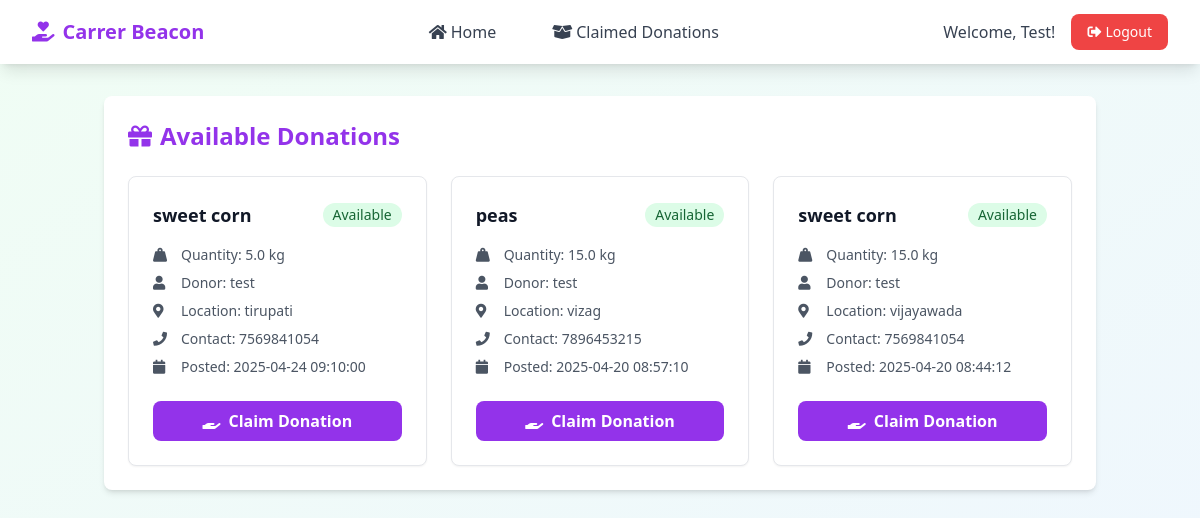
Page /charitydash (signed in) on the committed database.
### tables this page shows
CREATE TABLE charities (
            id INTEGER PRIMARY KEY AUTOINCREMENT,
            name TEXT NOT NULL,
            email TEXT NOT NULL UNIQUE,
            password TEXT NOT NULL
        );

CREATE TABLE donations (
        id INTEGER PRIMARY KEY AUTOINCREMENT,
        item_name TEXT NOT NULL,
        quantity REAL NOT NULL,
        vendor_address TEXT NOT NULL,
        vendor_phone TEXT NOT NULL,
        vendor_id INTEGER NOT NULL,
        created_at TIMESTAMP DEFAULT CURRENT_TIMESTAMP,
        status TEXT DEFAULT 'available',
        FOREIGN KEY (vendor_id) REFERENCES vendors(id)
    );

CREATE TABLE vendors (
            id INTEGER PRIMARY KEY AUTOINCREMENT,
            name TEXT NOT NULL,
            email TEXT NOT NULL UNIQUE,
            password TEXT NOT NULL
        );

### app.py (the view)
@app.route('/charitydash')
def charity_dashboard():
    if 'charity_id' not in session:
        flash('Please login as a charity first', 'error')
        return redirect(url_for('Charitylogin'))
    donations = get_available_donations()
    charity = get_charity_by_id(session['charity_id'])
    return render_template('charitydash.html', donations=donations, charity_name=charity[1])

### models.py (called while the page is built)
def get_charity_by_id(charity_id):
    conn = sqlite3.connect('data.db')
    cursor = conn.cursor()
    cursor.execute('SELECT * FROM charities WHERE id = ?', (charity_id,))
    charity = cursor.fetchone()
    conn.close()
    return charity

def get_available_donations():
    conn = sqlite3.connect('data.db')
    cursor = conn.cursor()
    cursor.execute('''
        SELECT
            d.id,
            d.item_name,
            d.quantity,
            d.vendor_address,
            d.vendor_phone,
            datetime(d.created_at) as formatted_date,
            v.name as vendor_name
        FROM donations d
        JOIN vendors v ON d.vendor_id = v.id
        WHERE d.status = 'available'
        ORDER BY d.created_at DESC
    ''')
    donations = cursor.fetchall()
    conn.close()
    return donations

### templates/charitydash.html (shortened to what this page needs)
{% extends 'base.html' %}
{% block content %}
<div class="min-h-screen bg-gradient-to-br from-green-50 to-blue-50">
    <nav class="bg-white shadow-lg">
        <div class="max-w-7xl mx-auto px-4 sm:px-6 lg:px-8">
            <div class="flex justify-between h-16">
                <div class="flex items-center">
                    <a href="/charitydash" class="text-xl font-bold text-purple-600">
                        <i class="fas fa-hand-holding-heart mr-2"></i>Carrer Beacon
                    </a>
                </div>
                <div class="hidden md:flex items-center space-x-8">
                    <a href="/charitydash" class="text-gray-700 hover:text-purple-600 px-3 py-2 rounded-md font-medium">
                        <i class="fas fa-home mr-1"></i>Home
                    </a>
                    <a href="/charity/claimed" class="text-gray-700 hover:text-purple-600 px-3 py-2 rounded-md font-medium">
                        <i class="fas fa-box-open mr-1"></i>Claimed Donations
                    </a>
                </div>
                <div class="flex items-center">
                    <span class="text-gray-700 mr-4">Welcome, {{ charity_name }}!</span>
                    <a href="/logout" class="bg-red-500 hover:bg-red-600 text-white px-4 py-2 rounded-lg text-sm font-medium">
                        <i class="fas fa-sign-out-alt mr-1"></i>Logout
                    </a>
                </div>
            </div>
        </div>
    </nav>
    <div class="container mx-auto px-4 py-8">
        <div class="bg-white rounded-lg shadow-md p-6 mb-8">
            <h2 class="text-2xl font-bold text-purple-600 mb-6">
                <i class="fas fa-gift mr-2"></i>Available Donations
            </h2>
            <div class="grid grid-cols-1 md:grid-cols-2 lg:grid-cols-3 gap-6">
                {% for donation in donations %}
                <div class="bg-white rounded-lg border border-gray-200 shadow-sm hover:shadow-md transition-shadow">
                    <div class="p-6">
                        <div class="flex items-center justify-between mb-4">
                            <h3 class="text-lg font-semibold text-gray-900">{{ donation[1] }}</h3>
                            <span class="px-2.5 py-0.5 text-sm font-medium rounded-full bg-green-100 text-green-800">
                                Available
                            </span>
                        </div>
                        <div class="space-y-2 text-sm text-gray-600">
                            <p class="flex items-center">
                                <i class="fas fa-weight-hanging w-5 mr-2"></i>
                                Quantity: {{ donation[2] }} kg
                            </p>
                            <p class="flex items-center">
                                <i class="fas fa-user w-5 mr-2"></i>
                                Donor: {{ donation[6] }}
                            </p>
                            <p class="flex items-center">
                                <i class="fas fa-map-marker-alt w-5 mr-2"></i>
                                Location: {{ donation[3] }}
                            </p>
                            <p class="flex items-center">
                                <i class="fas fa-phone w-5 mr-2"></i>
                                Contact: {{ donation[4] }}
                            </p>
                            <p class="flex items-center">
                                <i class="fas fa-calendar w-5 mr-2"></i>
                                Posted: {{ donation[5] }}
                            </p>
                        </div>
                        <div class="mt-6">
                            <form method="POST" action="{{ url_for('claim_donation', donation_id=donation[0]) }}">
                                <button type="submit" class="w-full bg-purple-600 hover:bg-purple-700 text-white font-bold py-2 px-4 rounded-lg inline-flex items-center justify-center">
                                    <i class="fas fa-hand-holding mr-2"></i>
                                    Claim Donation
                                </button>
                            </form>
                        </div>
                    </div>
                </div>
                {% else %}
                <div class="col-span-full text-center py-8">
                    <i class="fas fa-box-open text-4xl text-gray-400 mb-4"></i>
                    <p class="text-gray-500">No donations available at the moment.</p>
                </div>
                {% endfor %}
            </div>
        </div>
    </div>
</div>
{% endblock %}

### rows in the picture
charities: name "Test"
donations: item_name "sweet corn", quantity "5.0", name "test", vendor_address "tirupati", vendor_phone "7569841054", created_at "2025-04-24 09:10:00"
donations: item_name "peas", quantity "15.0", name "test", vendor_address "vizag", vendor_phone "7896453215", created_at "2025-04-20 08:57:10"
donations: item_name "sweet corn", quantity "15.0", name "test", vendor_address "vijayawada", vendor_phone "7569841054", created_at "2025-04-20 08:44:12"
